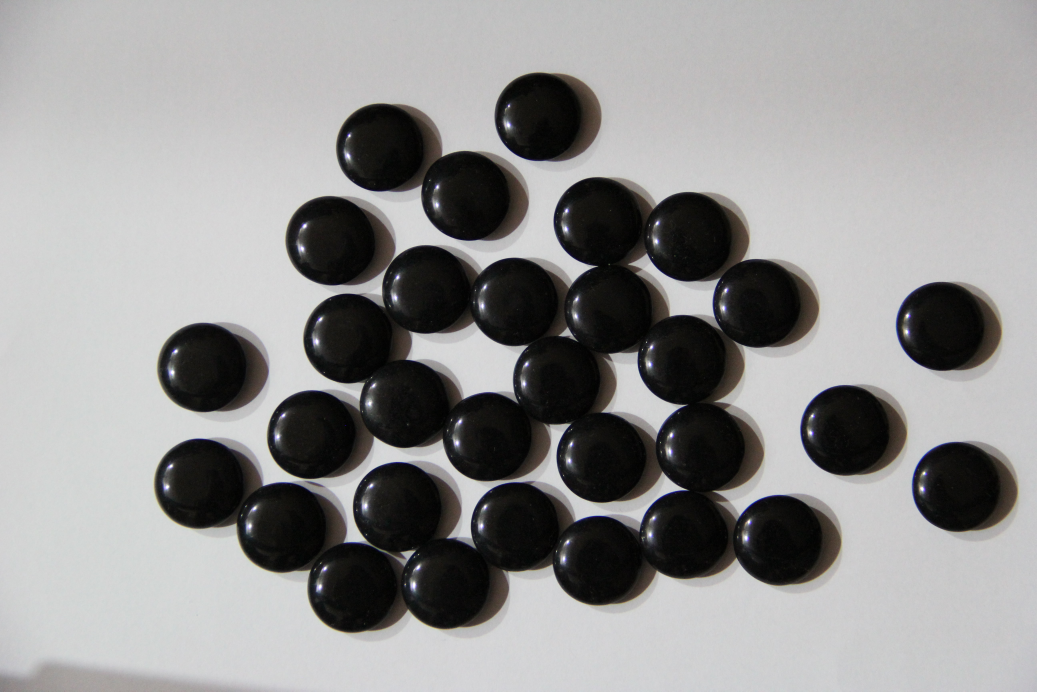
//> input picture HW04/image.jpg, 5184 x 3456 px (shown at 1/5 size)
$ ./main   (built with g++ and OpenCV 4)
//> lines starting //> are read from the running program, lines starting //| are printed output that depends on the picture; after the words box and inside, x2 and y2 are one past the last pixel; in counts of white or black regions, pixels touching at a corner belong together
/**
 * @file main.cpp
 * @author 蔣博元
 * @brief 型態學之erode + connected component
*/
#include <opencv2/opencv.hpp>
#include <fstream>
#include <iostream>

using namespace cv;
using namespace std;

int main()
{
	Mat src = imread("image.jpg", cv::IMREAD_GRAYSCALE);
//> src: 3456 rows x 5184 cols, CV_8UC1; min 0, max 255, mean 145.1
	Mat result = Mat::zeros(src.rows, src.cols, CV_8UC1);
	resize(src, src, Size(700, (int)(700.0*src.rows/src.cols)));
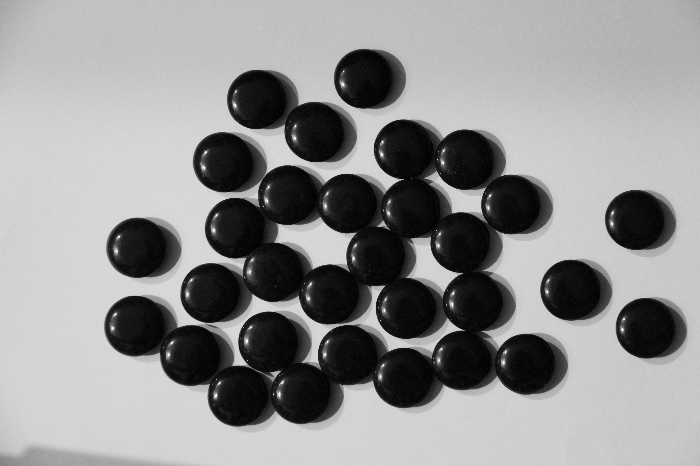
//> src: 466 rows x 700 cols, CV_8UC1; min 0, max 255, mean 145

	// fill your code here
	cv::threshold(src, result, 40, 255, cv::THRESH_BINARY_INV);
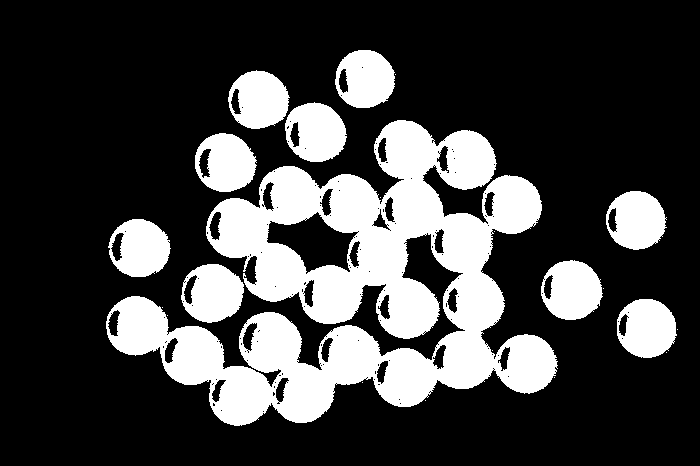
//> result: 466 rows x 700 cols, CV_8UC1; 25.6% white; 22 white regions (12 under 20 px), largest, box (x1, y1, x2, y2) and area: (106, 120, 558, 426) 59792, (541, 260, 603, 320) 2721, (285, 102, 347, 162) 2707
	cv::medianBlur(result, result, 3);
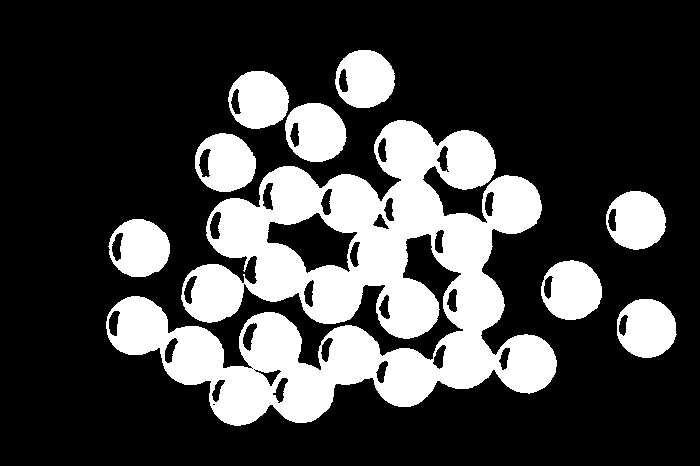
//> result: 466 rows x 700 cols, CV_8UC1; 25.7% white; 9 white regions, largest, box (x1, y1, x2, y2) and area: (106, 120, 557, 426) 62707, (541, 260, 602, 320) 2723, (285, 103, 347, 162) 2716

	// 25 * 25 erode
	// cv::morphologyEx(result, result, cv::MORPH_ERODE, cv::getStructuringElement(cv::MORPH_RECT, Size(25, 25)));
	cv::Mat erode_result(result.rows, result.cols, CV_8UC1);
	// for each row and col
	for (int r = 0; r < result.rows; ++r) {
		for (int c = 0; c < result.cols; ++c) {
			// 別填0
			bool not_erode = true;
			// 以(r, c)為中心看一個25 * 25的方塊
			for (int dr = -12; not_erode && dr <= 12; ++dr) {
				for (int dc = -12; not_erode && dc <= 12; ++dc) {
					int n_r = r + dr, n_c = c + dc;

					// 若at(n_r, n_c) == 0，則應該填0，也就是not_erode = false
					not_erode = !(n_r >= 0 && n_r < result.rows
						&& n_c >= 0 && n_c < result.cols
						&& result.at<uchar>(n_r, n_c) == 0);
				}
			}

			erode_result.at<uchar>(r, c) = (not_erode ? 255 : 0);
		}
	}
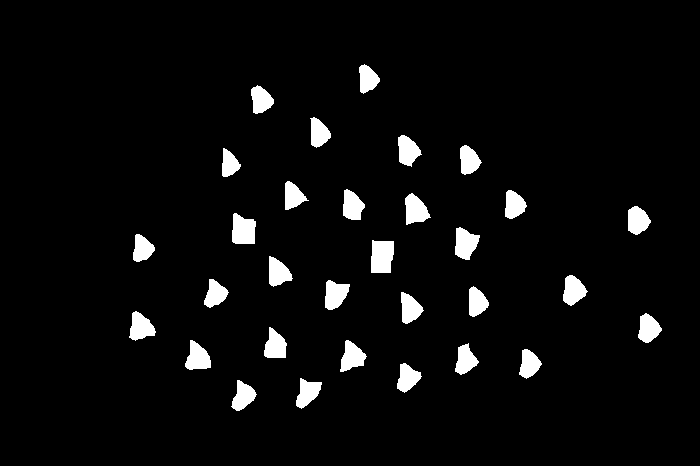
//> erode_result: 466 rows x 700 cols, CV_8UC1; 4.6% white; 31 white regions, largest, box (x1, y1, x2, y2) and area: (371, 240, 394, 273) 680, (232, 213, 256, 244) 608, (455, 227, 480, 260) 556
	result = erode_result;

	// n -> 有幾個connected component（含背景）
	Mat labels;
	int n = cv::connectedComponents(result, labels);
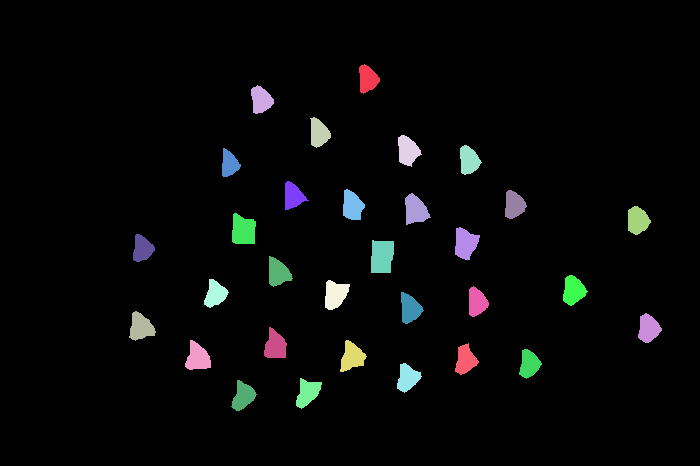
//> labels: 466 rows x 700 cols, CV_32SC1; 32 distinct labels, from 0 to 31; one colour per label, 0 black
//> n = 32
	std::cout << "\n\tThere are " << n - 1 << " chesses.\n" << std::endl;
//| 	There are 31 chesses.

	imshow("src", src);
	imshow("result", result);
	imwrite("result.png",result);
	waitKey();
}
